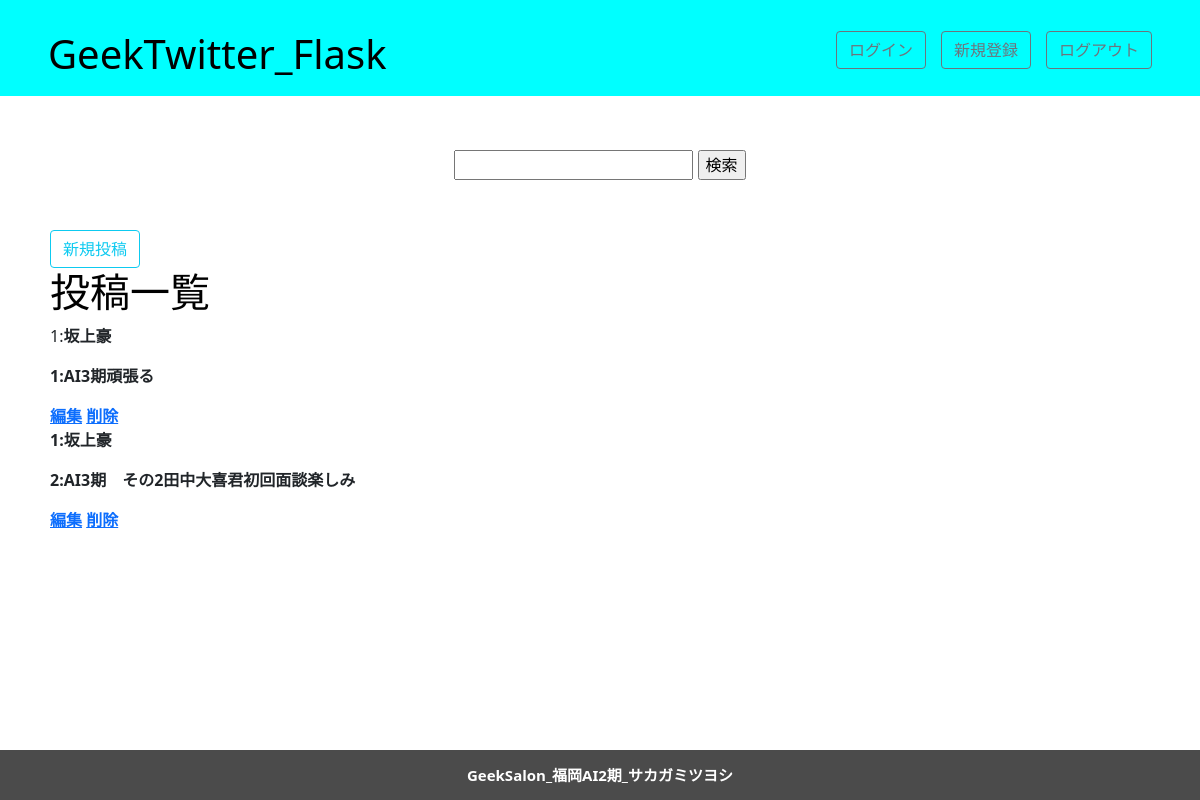
Before: / with the older database file.
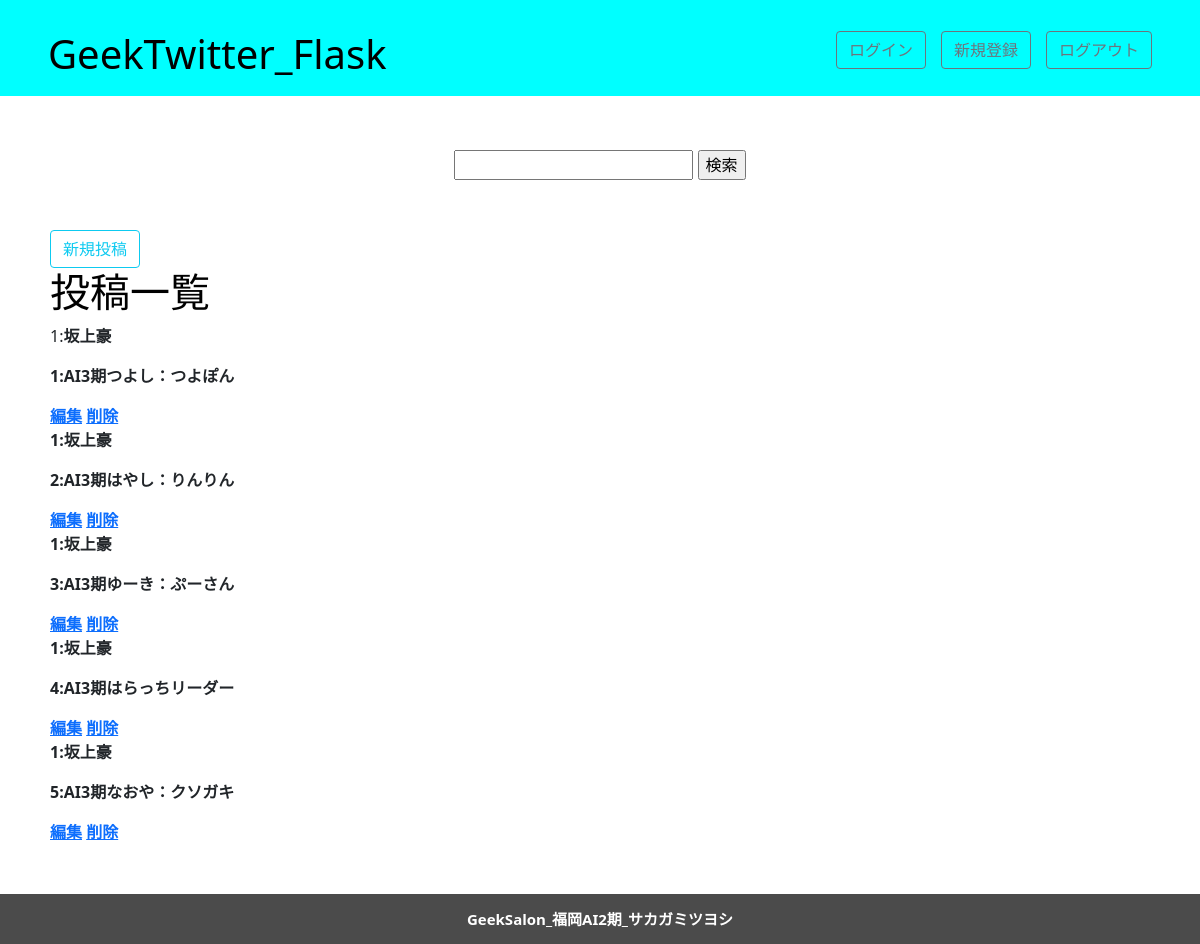
After: the same page with the newer database file.
### app.py (models this page shows)
class User(UserMixin, db.Model):
    id = db.Column(db.Integer, primary_key=True)
    username = db.Column(db.String(50), nullable=False, unique=True)
    password = db.Column(db.String(25))

class Tweet(db.Model):
    id = db.Column(db.Integer, primary_key=True)
    title = db.Column(db.String(20), nullable=False)
    body = db.Column(db.String(140), nullable=False)

### app.py (the view)
@app.route('/', methods=["GET"])
def index():
    text_input = request.args.get('search')
    text_input = request.args.get('search')
    if text_input is None or len(text_input) == 0:
        posts = Tweet.query.all()
    else:
        posts = db.session.query(Tweet).filter(or_(Tweet.body.like(text_input), Tweet.title.like(text_input))).all()
    users = User.query.all()
    return render_template("index.html", posts = posts,users=users)

### templates/index.html
    {% extends 'layout.html' %}
    {% block content %}
<main>
    <div class="search">
        <form>
            <input type="text" name="search">
            <input type="submit" value="検索">
        </form>
    </div>
    <a href="new" name="new"class="btn btn-outline-info">新規投稿</a>
    <class name="tweet">
        <h1>投稿一覧</h1>
        {%for post in posts%}
        {%for user in users%}
        <div>
            <p>{{user.id}}:<b>{{user.username}}</p>
        </div>
        {%endfor%}
        <div>
            <p>{{post.id}}:<b>{{post.title}}</b>{{post.body}}</p>
            <a href="{{post.id}}/edit">編集</a>
            <a href="{{post.id}}/delete">削除</a>
        </div>
        {% endfor %}
    </class>
</main>
{% endblock %}

### templates/layout.html (shortened to what this page needs)
<!DOCTYPE html>
<html lang="en">
<head>
    <link rel=stylesheet href="../static/css/style.css">
    <link href="https://cdn.jsdelivr.net/npm/bootstrap@5.0.2/dist/css/bootstrap.min.css" rel="stylesheet">
</head>
<body>
    <header>
		<h1>GeekTwitter_Flask</h1>
		<nav>
			<ul>
				<li><a href="login" class="btn btn-outline-secondary">ログイン</a></li>
				<li><a href="signup" class="btn btn-outline-secondary">新規登録</a></li>
				<li><a href="logout" class="btn btn-outline-secondary">ログアウト</a></li>
			</ul>
		</nav>
	</header>
{% block content %}
{% endblock %}
    <footer class="footer">
        <div class="fotter_logo">GeekSalon_福岡AI2期_サカガミツヨシ</div>
    </footer>
</body>
</html>

### static/css/style.css (style rules this page uses)
* { box-sizing: border-box; }
body { margin: 0; padding: 0; font-family: "Hiragino Kaku Gothic Pro", "ヒラギノ角ゴ Pro W3", メイリオ, Meiryo, "ＭＳ Ｐゴシック", "Helvetica Neue", Helvetica, Arial, sans-serif; background-color: #e6e6e6; }
header { width: 100%; padding: 30px 4% 10px; position: fixed; top: 0; left: 0; width: 100%; z-index: 9999; display: flex; align-items: center; background-color: aqua; }
h1 { margin: 0; padding: 0; font-size: 15px; color: black; }
a { text-decoration: none; color: #4b4b4b; }
ul { list-style: none; margin: 0; display: flex; }
li { margin: 0 0 0 15px; font-size: 17px; color: #fff; }
nav { margin: 0 0 0 auto; }
main { padding:100px 50px; }
form { margin:50px 0; text-align: center; }
footer { display: flex; position: fixed; bottom: 0; left: 0; width: 100%; justify-content: center; align-items: center; height: 50px; background-color:#4b4b4b; font-size: 15px; color: #fff; visibility: hidden; opacity: 0; transition: visibility 0s, opacity 0.5s linear; }
html { scroll-behavior: smooth; }

Changed rows visible on the page:
changed Tweet id 1: body "頑張る" → "つよし：つよぽん"
changed Tweet id 2: title "AI3期 その2" → "AI3期"; body "田中大喜君初回面談楽しみ" → "はやし：りんりん"
added Tweet: id "3", title "AI3期", body "ゆーき：ぷーさん", User (id "1", username "坂上豪")
added Tweet: id "4", title "AI3期", body "はらっちリーダー", User (id "1", username "坂上豪")
added Tweet: id "5", title "AI3期", body "なおや：クソガキ", User (id "1", username "坂上豪")
